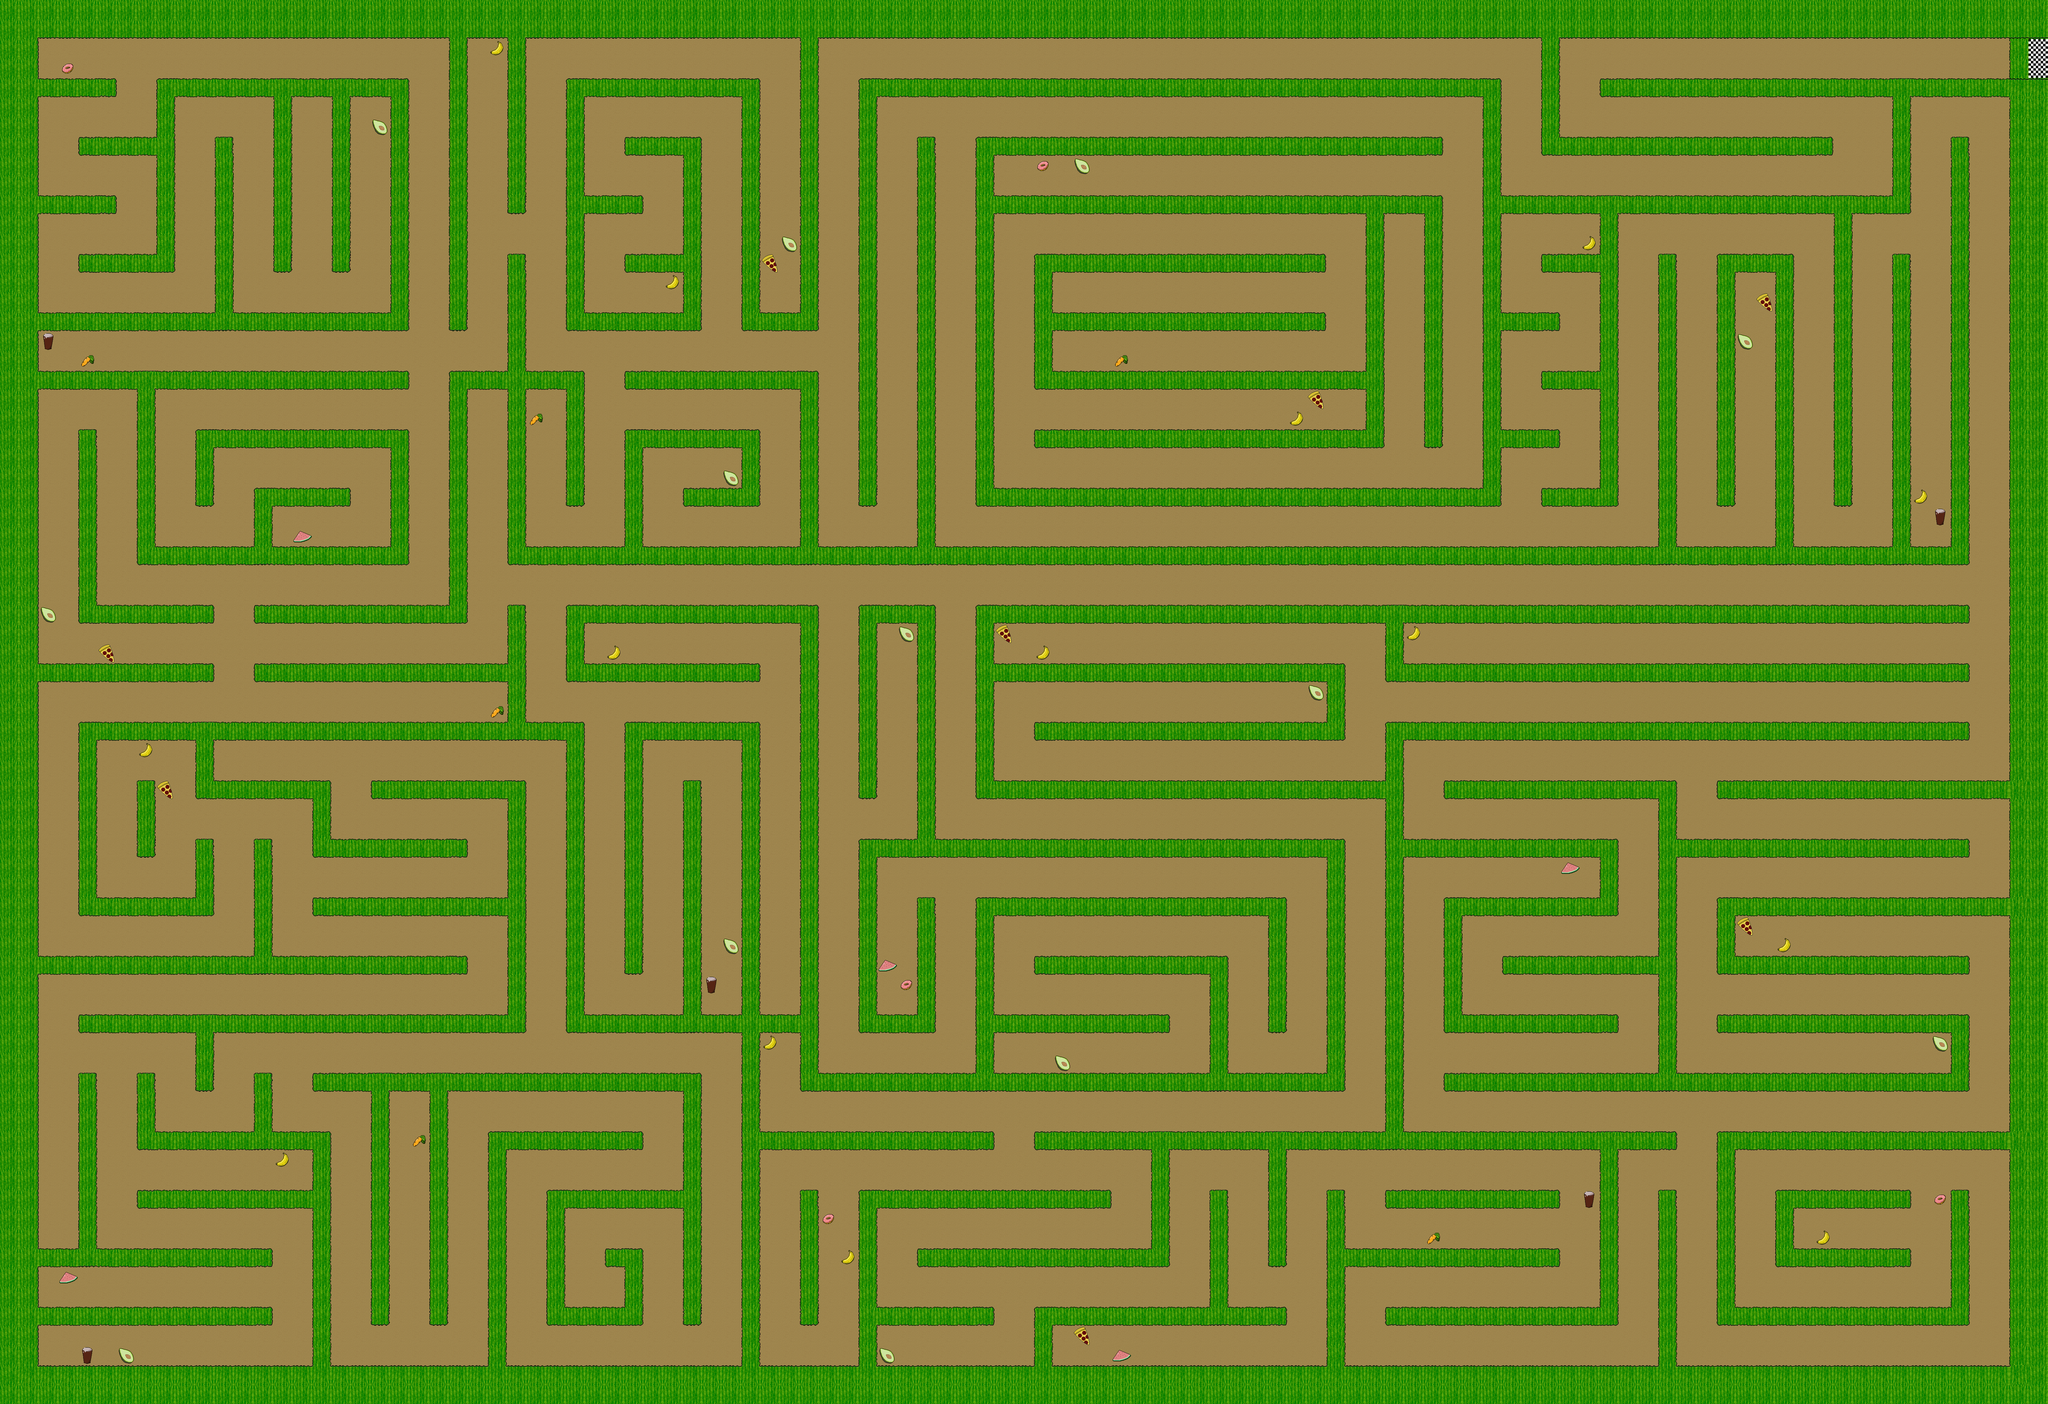

A level layout from a 2D game, rendered from its tile map. Below: a short description, then the map file with tile-grid data replaced by summaries:
An orthogonal 105x72 tile map with 64x64 px tiles, 5 tile layers (ground, wall_tiles, goal, bad_tiles, ...), 1 hidden layer not drawn, 4 tilesets and 262 objects.

<map version="1.2" tiledversion="1.2.2" orientation="orthogonal" renderorder="right-down" width="105" height="72" tilewidth="64" tileheight="64" infinite="0" nextlayerid="24" nextobjectid="275">
 <tileset firstgid="1" name="bad_objects" tilewidth="64" tileheight="64" tilecount="3" columns="3">
  <image source="../bad_objects.png" width="192" height="64" />
 </tileset>
 <tileset firstgid="4" name="good_objects" tilewidth="64" tileheight="64" tilecount="4" columns="4">
  <image source="../good_objects.png" width="256" height="64" />
 </tileset>
 <tileset firstgid="8" name="maali_placeholder" tilewidth="64" tileheight="64" tilecount="1" columns="1">
  <image source="../maali_placeholder.png" width="64" height="64" />
 </tileset>
 <tileset firstgid="9" name="tileset" tilewidth="64" tileheight="64" tilecount="24" columns="24">
  <image source="tileset.png" width="1536" height="64" />
 </tileset>
 <objectgroup id="12" name="startpos">
  <object id="1" x="1984" y="4224">
   <point />
  </object>
 </objectgroup>
 <layer id="18" name="ground" width="105" height="72">
  <data>[7560 cells, 7560 non-empty, 1 distinct tile ids]</data>
 </layer>
 <layer id="19" name="wall_tiles" width="105" height="72">
  <data>[7560 cells, 2849 non-empty, 23 distinct tile ids]</data>
 </layer>
 <objectgroup id="13" name="wall_objects" visible="0">
  <object id="2" x="6592" y="256" width="128" height="3584" />
  <object id="3" x="1600" y="0" width="5120" height="128" />
  <object id="6" x="1728" y="1792" width="4736" height="64" />
  <object id="7" x="2624" y="128" width="64" height="896" />
  <object id="8" x="2432" y="1024" width="256" height="64" />
  <object id="9" x="2432" y="256" width="64" height="768" />
  <object id="10" x="1856" y="256" width="576" height="64" />
  <object id="11" x="1856" y="320" width="64" height="768" />
  <object id="12" x="1920" y="1024" width="384" height="64" />
  <object id="13" x="2240" y="448" width="64" height="576" />
  <object id="14" x="2048" y="448" width="192" height="64" />
  <object id="15" x="1920" y="640" width="192" height="64" />
  <object id="16" x="2048" y="832" width="192" height="64" />
  <object id="17" x="1728" y="1216" width="192" height="64" />
  <object id="18" x="1856" y="1280" width="64" height="384" />
  <object id="19" x="2048" y="1216" width="640" height="64" />
  <object id="20" x="2624" y="1280" width="64" height="512" />
  <object id="21" x="2240" y="1600" width="256" height="64" />
  <object id="22" x="2432" y="1408" width="64" height="192" />
  <object id="23" x="2048" y="1408" width="384" height="64" />
  <object id="24" x="2048" y="1472" width="64" height="320" />
  <object id="25" x="2816" y="256" width="64" height="1408" />
  <object id="26" x="2880" y="256" width="2048" height="64" />
  <object id="27" x="4864" y="320" width="64" height="1344" />
  <object id="28" x="3200" y="1600" width="1664" height="64" />
  <object id="29" x="3008" y="448" width="64" height="1344" />
  <object id="30" x="3200" y="448" width="64" height="1152" />
  <object id="31" x="3264" y="448" width="1472" height="64" />
  <object id="32" x="3264" y="640" width="1472" height="64" />
  <object id="33" x="4672" y="704" width="64" height="768" />
  <object id="34" x="4480" y="704" width="64" height="768" />
  <object id="35" x="3392" y="1408" width="1088" height="64" />
  <object id="36" x="3392" y="832" width="64" height="448" />
  <object id="37" x="3456" y="832" width="896" height="64" />
  <object id="38" x="3456" y="1024" width="896" height="64" />
  <object id="39" x="3456" y="1216" width="1024" height="64" />
  <object id="40" x="5056" y="128" width="64" height="384" />
  <object id="41" x="5120" y="448" width="896" height="64" />
  <object id="42" x="5056" y="832" width="192" height="64" />
  <object id="43" x="4928" y="1024" width="192" height="64" />
  <object id="44" x="5056" y="1216" width="192" height="64" />
  <object id="45" x="4928" y="1408" width="192" height="64" />
  <object id="46" x="5056" y="1600" width="256" height="64" />
  <object id="47" x="5248" y="704" width="64" height="896" />
  <object id="48" x="5440" y="832" width="64" height="960" />
  <object id="49" x="5632" y="832" width="256" height="64" />
  <object id="50" x="5632" y="896" width="64" height="768" />
  <object id="51" x="5824" y="896" width="64" height="896" />
  <object id="52" x="5248" y="256" width="1344" height="64" />
  <object id="53" x="6208" y="320" width="64" height="384" />
  <object id="54" x="4928" y="640" width="1280" height="64" />
  <object id="55" x="6016" y="704" width="64" height="960" />
  <object id="56" x="6208" y="832" width="64" height="960" />
  <object id="57" x="6400" y="448" width="64" height="1344" />
  <object id="58" x="4544" y="2048" width="64" height="192" />
  <object id="59" x="4608" y="2176" width="1856" height="64" />
  <object id="60" x="4544" y="2368" width="1920" height="64" />
  <object id="61" x="5632" y="2560" width="960" height="64" />
  <object id="62" x="5504" y="2752" width="960" height="64" />
  <object id="63" x="5696" y="2944" width="896" height="64" />
  <object id="64" x="5632" y="2944" width="64" height="256" />
  <object id="65" x="5696" y="3136" width="768" height="64" />
  <object id="66" x="5632" y="3328" width="768" height="64" />
  <object id="67" x="6400" y="3328" width="64" height="256" />
  <object id="68" x="4736" y="3520" width="1664" height="64" />
  <object id="69" x="5440" y="2560" width="64" height="960" />
  <object id="70" x="4736" y="2560" width="704" height="64" />
  <object id="71" x="4544" y="2432" width="64" height="1280" />
  <object id="72" x="4608" y="2752" width="640" height="64" />
  <object id="73" x="5248" y="2752" width="64" height="256" />
  <object id="74" x="4736" y="2944" width="512" height="64" />
  <object id="75" x="4736" y="3008" width="64" height="384" />
  <object id="76" x="4800" y="3328" width="512" height="64" />
  <object id="77" x="4928" y="3136" width="512" height="64" />
  <object id="78" x="3200" y="1984" width="3264" height="64" />
  <object id="79" x="3200" y="2048" width="64" height="576" />
  <object id="80" x="3264" y="2176" width="1088" height="64" />
  <object id="81" x="4352" y="2176" width="64" height="256" />
  <object id="82" x="3392" y="2368" width="960" height="64" />
  <object id="83" x="3264" y="2560" width="1280" height="64" />
  <object id="84" x="2816" y="1984" width="256" height="64" />
  <object id="85" x="2816" y="2048" width="64" height="576" />
  <object id="86" x="3008" y="2048" width="64" height="704" />
  <object id="87" x="2816" y="2752" width="1600" height="64" />
  <object id="88" x="4352" y="2816" width="64" height="768" />
  </objectgroup>
 <objectgroup id="14" name="goal_blocking_object" visible="0">
  <!-- 1 objects omitted --></objectgroup>
 <objectgroup id="15" name="goal_object" visible="0">
  <!-- 1 objects omitted --></objectgroup>
 <layer id="20" name="goal_ground" width="105" height="72" visible="0">
  <data>[7560 cells, 8 non-empty, 1 distinct tile ids]</data>
 </layer>
 <layer id="21" name="goal" width="105" height="72">
  <data>[7560 cells, 6 non-empty, 2 distinct tile ids]</data>
 </layer>
 <layer id="22" name="bad_tiles" width="105" height="72">
  <data>[7560 cells, 18 non-empty, 3 distinct tile ids]</data>
 </layer>
 <objectgroup id="17" name="bad_objects">
  <!-- 18 objects omitted --></objectgroup>
 <layer id="23" name="good_tiles" width="105" height="72">
  <data>[7560 cells, 38 non-empty, 4 distinct tile ids]</data>
 </layer>
 <objectgroup id="16" name="good_objects">
  <!-- 38 objects omitted --></objectgroup>
</map>
<!-- 176 of 262 objects omitted -->
